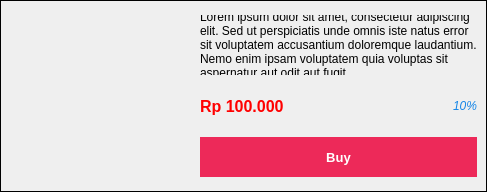
                   <widget class="QFrame" name="recomended_2">
                    <property name="maximumSize">
                     <size>
                      <width>16777215</width>
                      <height>192</height>
                     </size>
                    </property>
                    <property name="styleSheet">
                     <string notr="true">border-style: outset;
border-width: 1px;</string>
                    </property>
                    <property name="frameShape">
                     <enum>QFrame::Shape::StyledPanel</enum>
                    </property>
                    <property name="frameShadow">
                     <enum>QFrame::Shadow::Raised</enum>
                    </property>
                    <layout class="QGridLayout" name="gridLayout_136">
                     <property name="leftMargin">
                      <number>0</number>
                     </property>
                     <property name="topMargin">
                      <number>0</number>
                     </property>
                     <property name="rightMargin">
                      <number>0</number>
                     </property>
                     <property name="bottomMargin">
                      <number>0</number>
                     </property>
                     <property name="spacing">
                      <number>0</number>
                     </property>
                     <item row="0" column="0">
                      <widget class="QFrame" name="image_produc_26">
                       <property name="minimumSize">
                        <size>
                         <width>190</width>
                         <height>190</height>
                        </size>
                       </property>
                       <property name="maximumSize">
                        <size>
                         <width>190</width>
                         <height>190</height>
                        </size>
                       </property>
                       <property name="styleSheet">
                        <string notr="true">border-width: 0px;
border-image: url(:/image/images/logo.jpeg);</string>
                       </property>
                       <property name="frameShape">
                        <enum>QFrame::Shape::StyledPanel</enum>
                       </property>
                       <property name="frameShadow">
                        <enum>QFrame::Shadow::Raised</enum>
                       </property>
                      </widget>
                     </item>
                     <item row="0" column="1">
                      <widget class="QFrame" name="frame_85">
                       <property name="minimumSize">
                        <size>
                         <width>188</width>
                         <height>0</height>
                        </size>
                       </property>
                       <property name="styleSheet">
                        <string notr="true">border-width: 0px;</string>
                       </property>
                       <property name="frameShape">
                        <enum>QFrame::Shape::StyledPanel</enum>
                       </property>
                       <property name="frameShadow">
                        <enum>QFrame::Shadow::Raised</enum>
                       </property>
                       <layout class="QGridLayout" name="gridLayout_137">
                        <property name="horizontalSpacing">
                         <number>0</number>
                        </property>
                        <property name="verticalSpacing">
                         <number>16</number>
                        </property>
                        <item row="0" column="0" colspan="4">
                         <widget class="QLabel" name="produk_26">
                          <property name="maximumSize">
                           <size>
                            <width>16777215</width>
                            <height>60</height>
                           </size>
                          </property>
                          <property name="font">
                           <font>
                            <pointsize>9</pointsize>
                           </font>
                          </property>
                          <property name="text">
                           <string>Lorem ipsum dolor sit amet, consectetur adipiscing elit. Sed ut perspiciatis unde omnis iste natus error sit voluptatem accusantium doloremque laudantium. Nemo enim ipsam voluptatem quia voluptas sit aspernatur aut odit aut fugit.</string>
                          </property>
                          <property name="scaledContents">
                           <bool>true</bool>
                          </property>
                          <property name="wordWrap">
                           <bool>true</bool>
                          </property>
                         </widget>
                        </item>
                        <item row="1" column="2">
                         <widget class="QPushButton" name="diskon_26">
                          <property name="font">
                           <font>
                            <italic>true</italic>
                           </font>
                          </property>
                          <property name="styleSheet">
                           <string notr="true">color: rgb(21, 134, 231);</string>
                          </property>
                          <property name="text">
                           <string>10%</string>
                          </property>
                          <property name="icon">
                           <iconset resource="../res/resource.qrc">
                            <normaloff>:/icon/icons/icons8-discount-480.png</normaloff>:/icon/icons/icons8-discount-480.png</iconset>
                          </property>
                          <property name="iconSize">
                           <size>
                            <width>20</width>
                            <height>20</height>
                           </size>
                          </property>
                         </widget>
                        </item>
                        <item row="1" column="0">
                         <widget class="QLabel" name="harga_26">
                          <property name="maximumSize">
                           <size>
                            <width>16777215</width>
                            <height>30</height>
                           </size>
                          </property>
                          <property name="font">
                           <font>
                            <family>Segoe UI</family>
                            <pointsize>12</pointsize>
                            <bold>true</bold>
                           </font>
                          </property>
                          <property name="styleSheet">
                           <string notr="true">color: rgb(255, 0, 0);</string>
                          </property>
                          <property name="text">
                           <string>Rp 100.000</string>
                          </property>
                         </widget>
                        </item>
                        <item row="2" column="0" colspan="4">
                         <widget class="QPushButton" name="tombol_26">
                          <property name="minimumSize">
                           <size>
                            <width>0</width>
                            <height>40</height>
                           </size>
                          </property>
                          <property name="font">
                           <font>
                            <pointsize>10</pointsize>
                            <bold>true</bold>
                           </font>
                          </property>
                          <property name="cursor">
                           <cursorShape>PointingHandCursor</cursorShape>
                          </property>
                          <property name="styleSheet">
                           <string notr="true">background-color: rgb(237, 41, 89);
color: rgb(255, 255, 255);</string>
                          </property>
                          <property name="text">
                           <string>Buy</string>
                          </property>
                         </widget>
                        </item>
                        <item row="1" column="1">
                         <spacer name="horizontalSpacer_27">
                          <property name="orientation">
                           <enum>Qt::Orientation::Horizontal</enum>
                          </property>
                          <property name="sizeHint" stdset="0">
                           <size>
                            <width>40</width>
                            <height>20</height>
                           </size>
                          </property>
                         </spacer>
                        </item>
                       </layout>
                      </widget>
                     </item>
                    </layout>
                   </widget>
